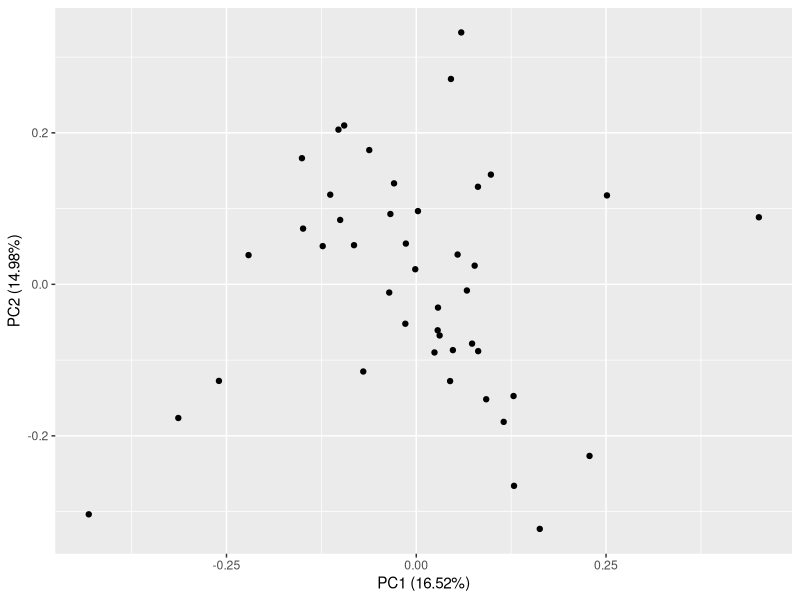
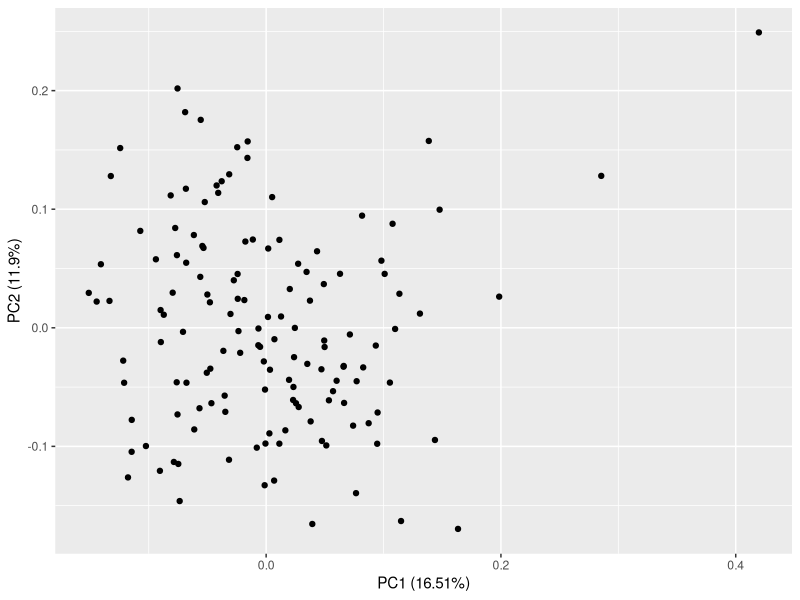
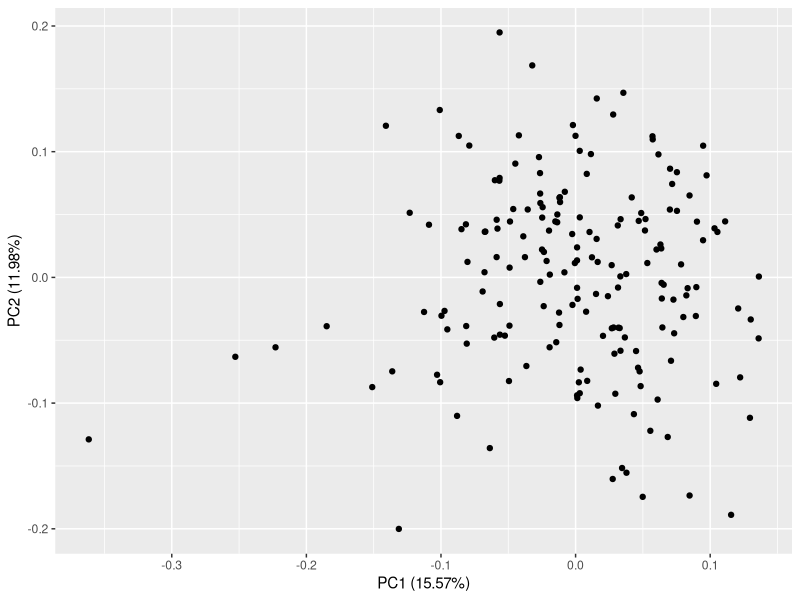
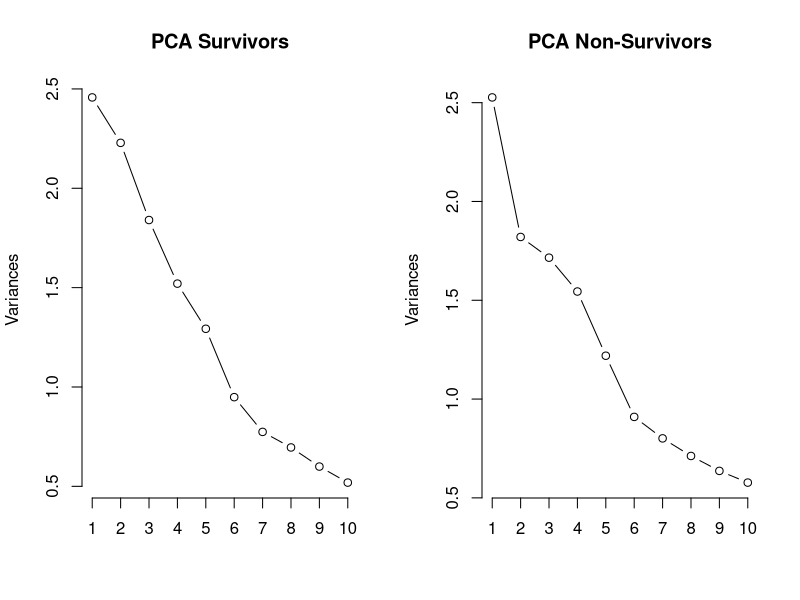
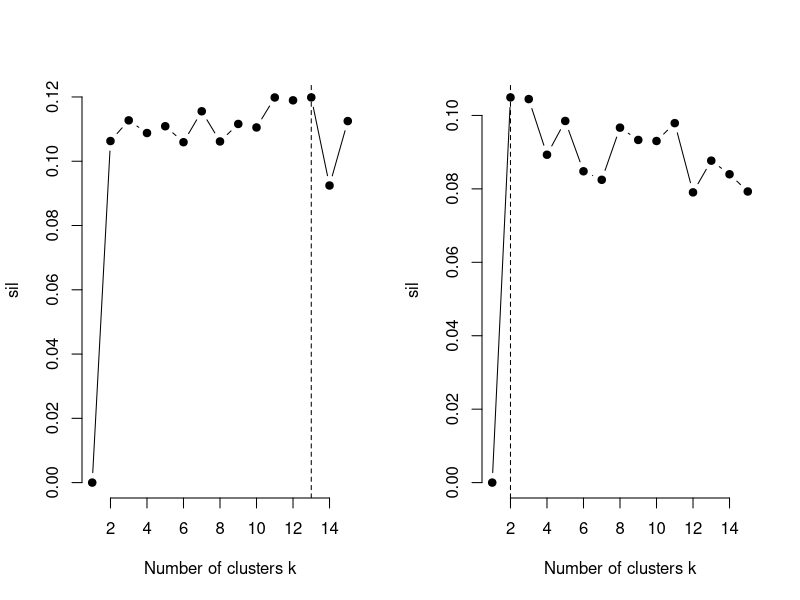
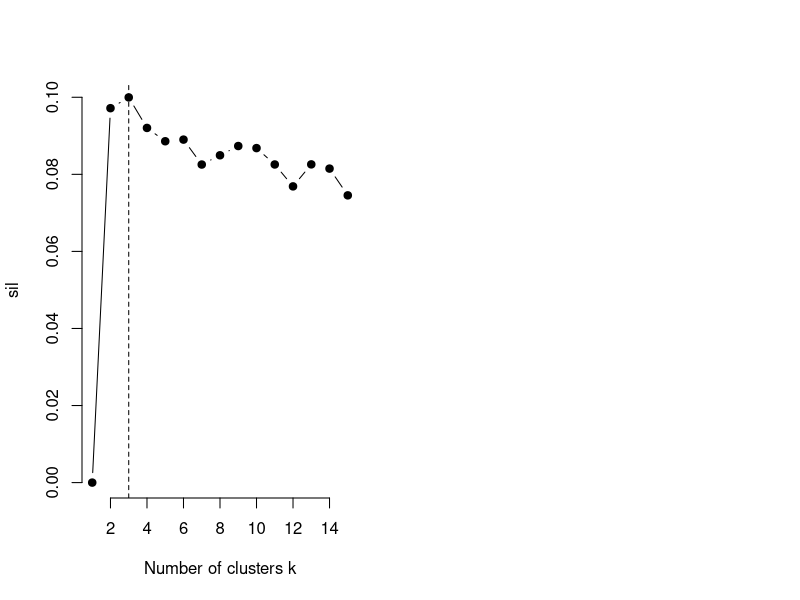
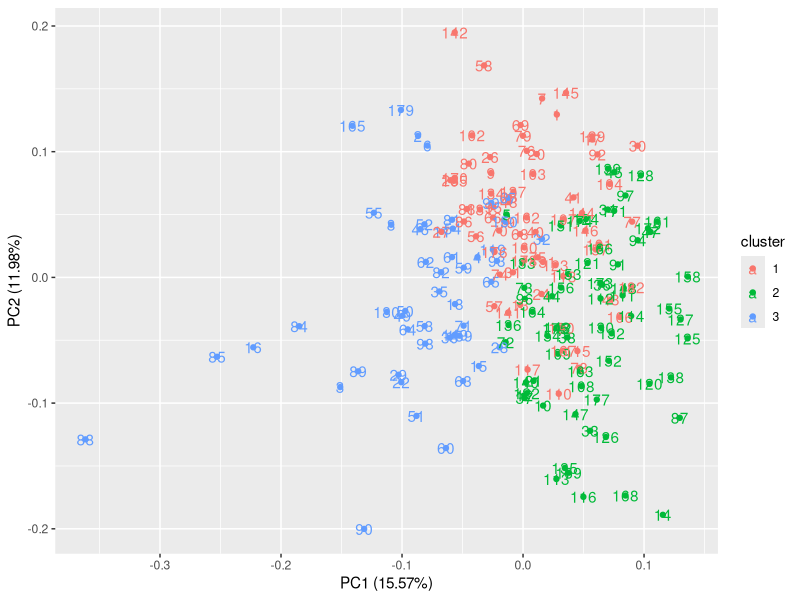

Source code (R) for these figures, in order:
## ---- chunk 1
library(tidyverse)
library(ggfortify)
library(dplyr)
## ---- chunk 2
raw_data <- read.csv(file="trainingData-release.csv", header=TRUE, sep=",")
## ---- chunk 3
over260 <- raw_data %>%
  filter(Overall_Survival >= 260)
## ---- chunk 4
non_survivors <- over260 %>%
  filter(vital.status == 'D' & Remission_Duration < 260)
## ---- chunk 5
as.tibble(non_survivors)
## ---- chunk 6
deceased <- raw_data %>%
  filter(vital.status == 'D' & Overall_Survival < 260)
## ---- chunk 7
non_survivors <- rbind(deceased, non_survivors)
## ---- chunk 8
survivors <- over260 %>%
  filter(vital.status == 'A')
## ---- chunk 9
as.tibble(survivors)
## ---- chunk 10
as.tibble(non_survivors)
## ---- chunk 11
survivors_protein <- survivors %>%
  select(X.Patient_id,
         AKT1,
         AKT1_2_3.pS473,
         BAD,
         BAD.pS112,
         BAD.pS136,
         BAD.pS155,
         GSKA_B,
         GSKA_B.pS21_9,
         KIT,
         NPM1,
         NPM1.3542,
         STAT1,
         STAT1.pY701,
         STAT3,
         STAT3.pS727,
         STAT3.pY705,
         STAT5A_B,
         STAT5A_B.pY694,
         TP53,
         TP53.pS15)
## ---- chunk 12
non_survivors_protein <- non_survivors %>%
    select(X.Patient_id,
         AKT1,
         AKT1_2_3.pS473,
         BAD,
         BAD.pS112,
         BAD.pS136,
         BAD.pS155,
         GSKA_B,
         GSKA_B.pS21_9,
         KIT,
         NPM1,
         NPM1.3542,
         STAT1,
         STAT1.pY701,
         STAT3,
         STAT3.pS727,
         STAT3.pY705,
         STAT5A_B,
         STAT5A_B.pY694,
         TP53,
         TP53.pS15)
## ---- chunk 13
View(non_survivors_protein)
## ---- chunk 14
survivors_no_id <- survivors_protein %>%
  select(AKT1,
         AKT1_2_3.pS473,
         BAD,
         BAD.pS112,
         BAD.pS136,
         BAD.pS155,
         GSKA_B,
         GSKA_B.pS21_9,
         KIT,
         NPM1,
         NPM1.3542,
         STAT1,
         STAT1.pY701,
         STAT3,
         STAT3.pS727,
         STAT3.pY705,
         STAT5A_B,
         STAT5A_B.pY694,
         TP53,
         TP53.pS15)
## ---- chunk 15
non_survivors_no_id <- non_survivors_protein %>%
  select(AKT1,
         AKT1_2_3.pS473,
         BAD,
         BAD.pS112,
         BAD.pS136,
         BAD.pS155,
         GSKA_B,
         GSKA_B.pS21_9,
         KIT,
         NPM1,
         NPM1.3542,
         STAT1,
         STAT1.pY701,
         STAT3,
         STAT3.pS727,
         STAT3.pY705,
         STAT5A_B,
         STAT5A_B.pY694,
         TP53,
         TP53.pS15)
## ---- chunk 16
pca_survivors <- prcomp(survivors_no_id)
## ---- chunk 17
pca_non_survivors <- prcomp(non_survivors_no_id)
## ---- chunk 18
autoplot(pca_survivors)
## ---- chunk 19
autoplot(pca_non_survivors)
## ---- chunk 20
combined_prot <- rbind(survivors_protein, non_survivors_protein
                       )
## ---- chunk 21
combined_prot_no_ids <- combined_prot %>%
    select(AKT1,
         AKT1_2_3.pS473,
         BAD,
         BAD.pS112,
         BAD.pS136,
         BAD.pS155,
         GSKA_B,
         GSKA_B.pS21_9,
         KIT,
         NPM1,
         NPM1.3542,
         STAT1,
         STAT1.pY701,
         STAT3,
         STAT3.pS727,
         STAT3.pY705,
         STAT5A_B,
         STAT5A_B.pY694,
         TP53,
         TP53.pS15)
## ---- chunk 22
pca_combined <- prcomp(combined_prot_no_ids)
## ---- chunk 23
autoplot(pca_combined)
## ---- chunk 24
layout(matrix(1:2, ncol = 2))  
  screeplot(pca_survivors, type="lines", main="PCA Survivors")
  screeplot(pca_non_survivors, type="lines", main="PCA Non-Survivors")
## ---- chunk 25
library(cluster)
k.max <- 15
data <- survivors_no_id
sil <- rep(0, k.max)
## ---- chunk 26
# Compute the average silhouette width
# k = 2 to k = 15
for(i in 2:k.max){
  km.res <- kmeans(data, centers = i, nstart = 25)
  ss <- silhouette(km.res$cluster, dist(data))
  sil[i] <- mean(ss[, 3])
}
## ---- chunk 27
# Plot the  average silhouette width
plot(1:k.max, sil, type = "b", pch = 19, 
     frame = FALSE, xlab = "Number of clusters k")
abline(v = which.max(sil), lty = 2)
## ---- chunk 28
library(cluster)
k.max <- 15
data <- non_survivors_no_id
sil <- rep(0, k.max)
## ---- chunk 29
# Compute the average silhouette width
# k = 2 to k = 15
for(i in 2:k.max){
  km.res <- kmeans(data, centers = i, nstart = 25)
  ss <- silhouette(km.res$cluster, dist(data))
  sil[i] <- mean(ss[, 3])
}
## ---- chunk 30
# Plot the  average silhouette width
plot(1:k.max, sil, type = "b", pch = 19, 
     frame = FALSE, xlab = "Number of clusters k")
abline(v = which.max(sil), lty = 2)
## ---- chunk 31
library(cluster)
k.max <- 15
data <- combined_prot_no_ids
sil <- rep(0, k.max)
## ---- chunk 32
# Compute the average silhouette width
# k = 2 to k = 15
for(i in 2:k.max){
  km.res <- kmeans(data, centers = i, nstart = 25)
  ss <- silhouette(km.res$cluster, dist(data))
  sil[i] <- mean(ss[, 3])
}
## ---- chunk 33
# Plot the  average silhouette width
plot(1:k.max, sil, type = "b", pch = 19, 
     frame = FALSE, xlab = "Number of clusters k")
abline(v = which.max(sil), lty = 2)
## ---- chunk 34
set.seed(876)
autoplot(kmeans(combined_prot_no_ids, 3), data=combined_prot, label=TRUE)
## ---- chunk 35
k <- kmeans(combined_prot_no_ids, 3)
## ---- chunk 36
#View(k)
## ---- chunk 37
#one <- k$cluster == 1
## ---- chunk 38
#two <- k$cluster == 2
## ---- chunk 39
#three <- k$cluster == 3
## ---- chunk 40
#View(one)
